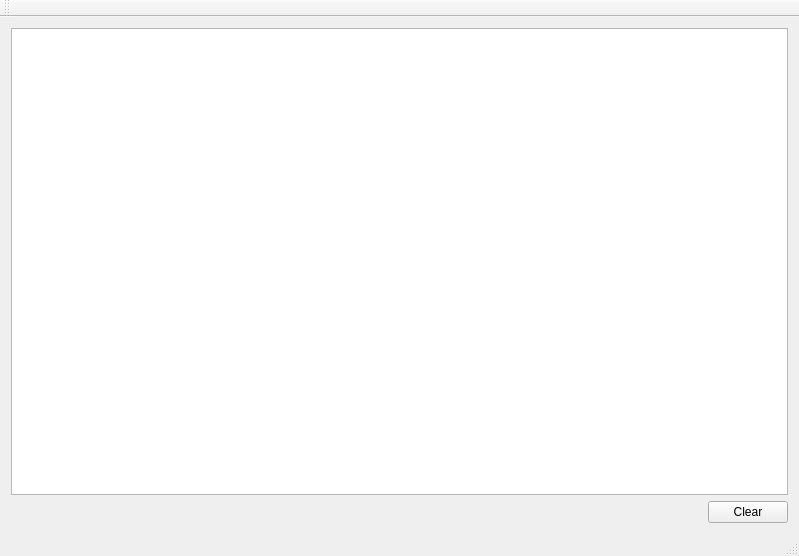
<?xml version="1.0" encoding="UTF-8"?>
<ui version="4.0">
 <class>MainWindow</class>
 <widget class="QMainWindow" name="MainWindow">
  <property name="geometry">
   <rect>
    <x>0</x>
    <y>0</y>
    <width>799</width>
    <height>556</height>
   </rect>
  </property>
  <property name="windowTitle">
   <string>Spell Check Proof</string>
  </property>
  <widget class="QWidget" name="centralWidget">
   <layout class="QVBoxLayout" name="verticalLayout">
    <item>
     <widget class="QPlainTextEdit" name="plainTextEditEditor">
      <property name="font">
       <font>
        <family>Courier New</family>
        <pointsize>12</pointsize>
       </font>
      </property>
      <property name="contextMenuPolicy">
       <enum>Qt::CustomContextMenu</enum>
      </property>
     </widget>
    </item>
    <item>
     <layout class="QHBoxLayout" name="horizontalLayout">
      <item>
       <spacer name="horizontalSpacer">
        <property name="orientation">
         <enum>Qt::Horizontal</enum>
        </property>
        <property name="sizeHint" stdset="0">
         <size>
          <width>40</width>
          <height>20</height>
         </size>
        </property>
       </spacer>
      </item>
      <item>
       <widget class="QPushButton" name="pushButton">
        <property name="text">
         <string>Clear</string>
        </property>
       </widget>
      </item>
     </layout>
    </item>
   </layout>
  </widget>
  <widget class="QMenuBar" name="menuBar">
   <property name="geometry">
    <rect>
     <x>0</x>
     <y>0</y>
     <width>799</width>
     <height>26</height>
    </rect>
   </property>
  </widget>
  <widget class="QToolBar" name="mainToolBar">
   <attribute name="toolBarArea">
    <enum>TopToolBarArea</enum>
   </attribute>
   <attribute name="toolBarBreak">
    <bool>false</bool>
   </attribute>
  </widget>
  <widget class="QStatusBar" name="statusBar"/>
 </widget>
 <layoutdefault spacing="6" margin="11"/>
 <resources/>
 <connections>
  <connection>
   <sender>pushButton</sender>
   <signal>clicked()</signal>
   <receiver>plainTextEditEditor</receiver>
   <slot>clear()</slot>
   <hints>
    <hint type="sourcelabel">
     <x>712</x>
     <y>508</y>
    </hint>
    <hint type="destinationlabel">
     <x>652</x>
     <y>421</y>
    </hint>
   </hints>
  </connection>
 </connections>
</ui>
